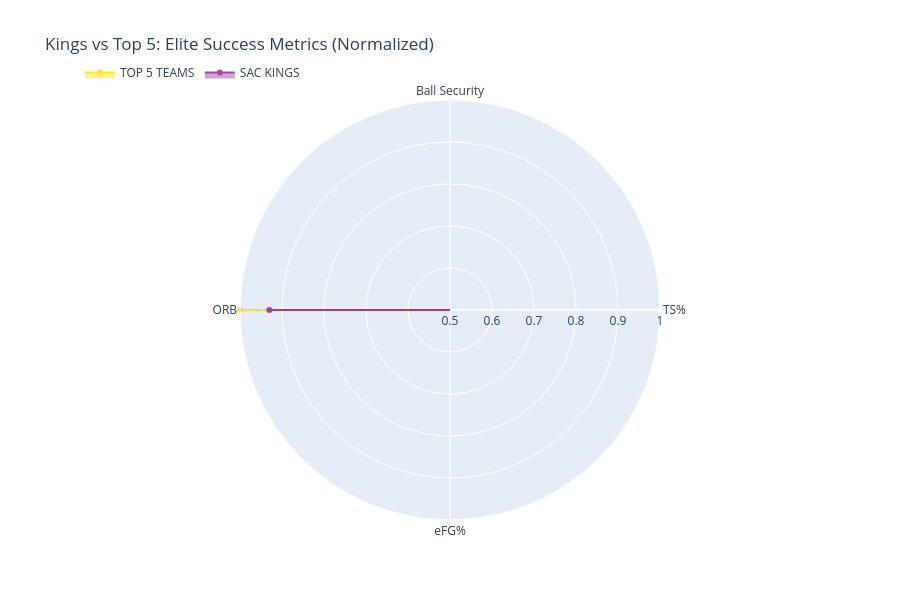

The cell this chart's notebook holds for it:
### Code cell
import plotly.graph_objects as go
from plotly.subplots import make_subplots

# --- SELECT ELITE METRICS ---
elite_metrics = ['ts_pct', 'bpm', 'tov', 'orb', 'efg_pct']  # efg_pct = fg_pct + 3p boost
# Use fg_pct as proxy for efg_pct if not available
if 'efg_pct' not in comparison.index:
    comparison.loc['efg_pct'] = (comparison.loc['fg_pct'] + 0.5 * comparison.loc['3p_pct']) / 1.5

# Invert TOV
tov_kings = 1 / (1 + comparison.loc['tov', 'kings'])
tov_league = 1 / (1 + comparison.loc['tov', 'league_avg'])

# Values
kings_vals = [
    comparison.loc['ts_pct', 'kings'],
    comparison.loc['tov', 'kings'],
    tov_kings,
    comparison.loc['orb', 'kings'],
    comparison.loc['efg_pct', 'kings']
]
top5_vals = [
    comparison.loc['ts_pct', 'league_avg'],
    comparison.loc['bpm', 'league_avg'],
    tov_league,
    comparison.loc['orb', 'league_avg'],
    comparison.loc['efg_pct', 'league_avg']
]

labels = ['TS%', 'Ball Security', 'ORB', 'eFG%']

# Normalize
all_vals = kings_vals + top5_vals
vmin, vmax = min(all_vals), max(all_vals)
kings_norm = [(v - vmin)/(vmax - vmin) for v in kings_vals]
top5_norm = [(v - vmin)/(vmax - vmin) for v in top5_vals]

# --- RADAR ---
fig = go.Figure()

fig.add_trace(go.Scatterpolar(
    r=top5_norm, theta=labels, fill='toself',
    name='TOP 5 TEAMS', line_color='gold', opacity=0.8
))
fig.add_trace(go.Scatterpolar(
    r=kings_norm, theta=labels, fill='toself',
    name='SAC KINGS', line_color='purple', opacity=0.7
))

fig.update_layout(
    polar=dict(radialaxis=dict(visible=True, range=[.5, 1])),
    title="Kings vs Top 5: Elite Success Metrics (Normalized)",
    height=600,
    legend=dict(y=1.1, orientation='h')
)

fig.show()

### Figure 1 — Plotly figure (JSON) as saved in the notebook; plotly's stock layout.template omitted (floating-point values rounded to 4 significant figures)
{"data": [{"fill": "toself", "line": {"color": "gold"}, "name": "TOP 5 TEAMS", "opacity": 0.8, "r": [0.1142, 0.1142, 1, 0.1577, 0], "theta": ["TS%", "Ball Security", "ORB", "eFG%"], "type": "scatterpolar"}, {"fill": "toself", "line": {"color": "purple"}, "name": "SAC KINGS", "opacity": 0.7, "r": [0.002953, 0.327, 0.9301, 0.2702, 0.1062], "theta": ["TS%", "Ball Security", "ORB", "eFG%"], "type": "scatterpolar"}], "layout": {"height": 600, "legend": {"orientation": "h", "y": 1.1}, "polar": {"radialaxis": {"range": [0.5, 1], "visible": true}}, "title": {"text": "Kings vs Top 5: Elite Success Metrics (Normalized)"}}}
